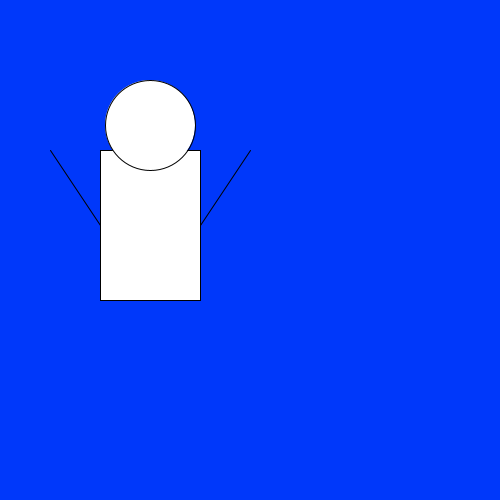
Frame 1 (no input)
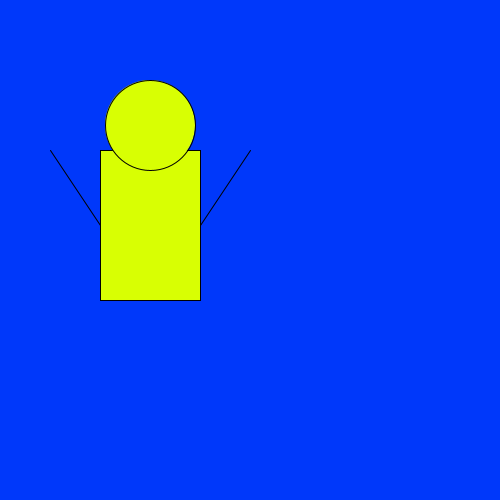
Frame 60 (the mouse pressed at the canvas centre just before this capture)
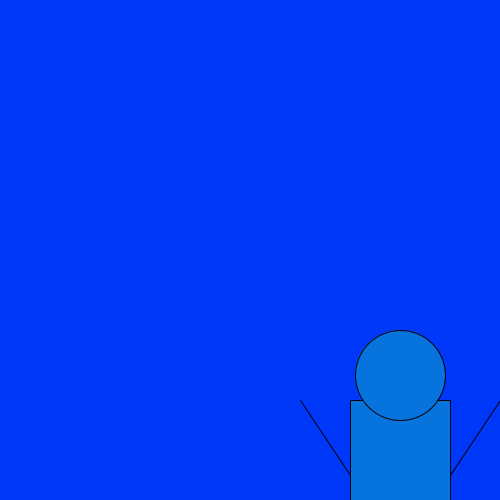
Frame 120 (the mouse held since frame 60 and released just before this capture)

The Processing sketch that drew these frames (run headless with seeded random() and noise(); from frame 60 on, the mouse is pressed at the canvas centre):

// Processing sketch: processing_105753
// ── processing_105753.pde

void setup() {
  size(500, 500);
  smooth();
}

void draw() {
if (mousePressed) {
  mySadCreature();
}

else {
  myHappyCreature();
}
}
//============================================================

void mySadCreature(){
 background(0,56,250);
  rect(mouseX+100,mouseY+150, 100, 150);
ellipse(mouseX+150, mouseY+125, 90, 90);
fill(7,116,222);
line(mouseX+100, mouseY+225, mouseX+50, mouseY+150);
line(mouseX+200, mouseY+225, mouseX+250, mouseY+150);
fill(7,116,222);
}

//=========================================================

void myHappyCreature(){
  background(0,56,250);
rect(mouseX+100,mouseY+150, 100, 150);
ellipse(mouseX+150, mouseY+125, 90, 90);
fill(216,255,3);
line(mouseX+100, mouseY+225, mouseX+50, mouseY+150);
line(mouseX+200, mouseY+225, mouseX+250, mouseY+150);

}

//===========================================================
